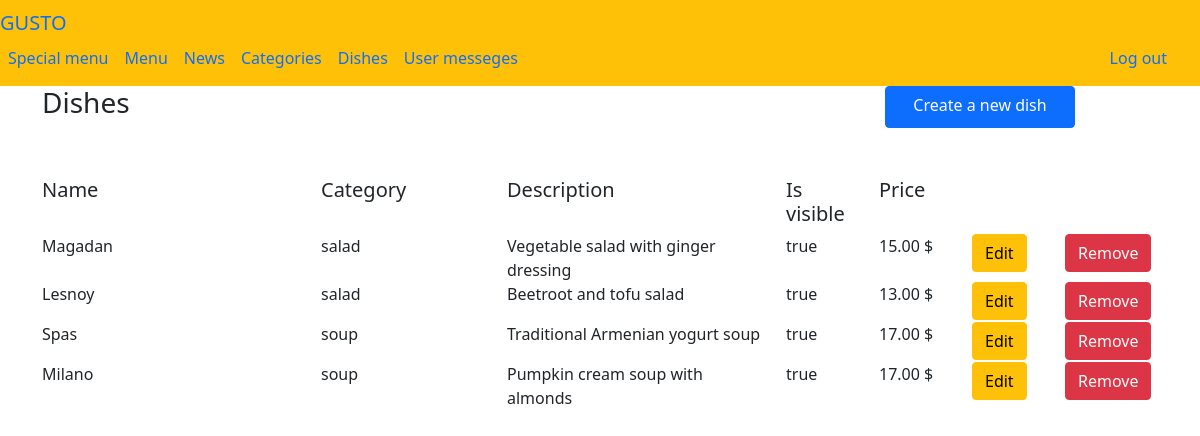
Page /menu/dishes/ (signed in) on the committed database.
### main_gusto/models.py (models this page shows, shortened)
class Dish(models.Model):
    def get_file_name_dishes(self, filename):
        ext = filename.split('.')[-1]
        filename = f'{uuid4()}.{ext}'
        return os.path.join('images/dishes/', filename)
    title = models.CharField(max_length=50)
    price = models.DecimalField(max_digits=7, decimal_places=2)
    is_visible = models.BooleanField(default=True)
    description = models.CharField(max_length=300, null=True)
    photo = models.ImageField(upload_to=get_file_name_dishes)
    category = models.ForeignKey(Category, on_delete=models.CASCADE)

class Category(models.Model):
    title = models.CharField(max_length=50)
    category_order = models.IntegerField()
    is_visible = models.BooleanField(default=True)
    is_special = models.BooleanField(default=False)

### menu_gusto/views.py (the view)
# urls.py: path('dishes/',dishes),
def dishes(request):
    categories = Category.objects.all().order_by('category_order')
    for item in categories:
        item.dishes = Dish.objects.filter(category=item.pk)
    return render(request, 'dishes.html', {'categories': categories})

### menu_gusto/templates/dishes.html
{%  extends 'base.html' %}
{% block content %}
    {% if 'manager' in user.groups.all.0.name or user.is_staff %}
    <div class="container">
    <div style="margin-bottom: 50px" class="row"><h3 class="col-md-9">Dishes   </h3><a href="/menu/create_dish/" class="col-md-2 btn btn-primary">Create a new dish</a></div>
        <div class="row">
                <div  class="row">
                    <div class="col-md-3"><h5>Name</h5></div>
                    <div class="col-md-2"><h5>Category</h5></div>
                    <div class="col-md-3"><h5>Description</h5></div>
                    <div class="col-md-1"><h5>Is visible</h5></div>
                    <div class="col-md-1"><h5>Price</h5></div>
                </div>
            {% for category in categories %}
                {% for dish in category.dishes %}
                <div class="row">
                    <div class="col-md-3">{{ dish.title }}</div>
                    <div class="col-md-2">{{ category.title }}</div>
                    <div class="col-md-3">{{ dish.description }}</div>
                    <div class="col-md-1"><p>{% if dish.is_visible %}true{% else %}false{% endif %}</p></div>
                    <div class="col-md-1">{{ dish.price }} $</div>
                    <div class="col-md-1"><a class="btn btn-warning" href="/menu/edit_dish/{{ dish.id }}">Edit</a></div>
                    <div margin class="col-md-1"><a class="btn btn-danger" href="/menu/delete_dish/{{ dish.id }}">Remove</a></div>
                </div>
                {% endfor %}
            {% endfor %}
        </div>
    </div>
     {% else %}
        <h1 align="center">You do not have access to this page</h1>
    {% endif %}
{% endblock %}

### rows in the picture
Category: title "salad"
Dish: title "Magadan", description "Vegetable salad with ginger dressing", is_visible "true", price "15.00"
Dish: title "Lesnoy", description "Beetroot and tofu salad", is_visible "true", price "13.00"
Category: title "soup"
Dish: title "Spas", description "Traditional Armenian yogurt soup", is_visible "true", price "17.00"
Dish: title "Milano", description "Pumpkin cream soup with almonds", is_visible "true", price "17.00"
